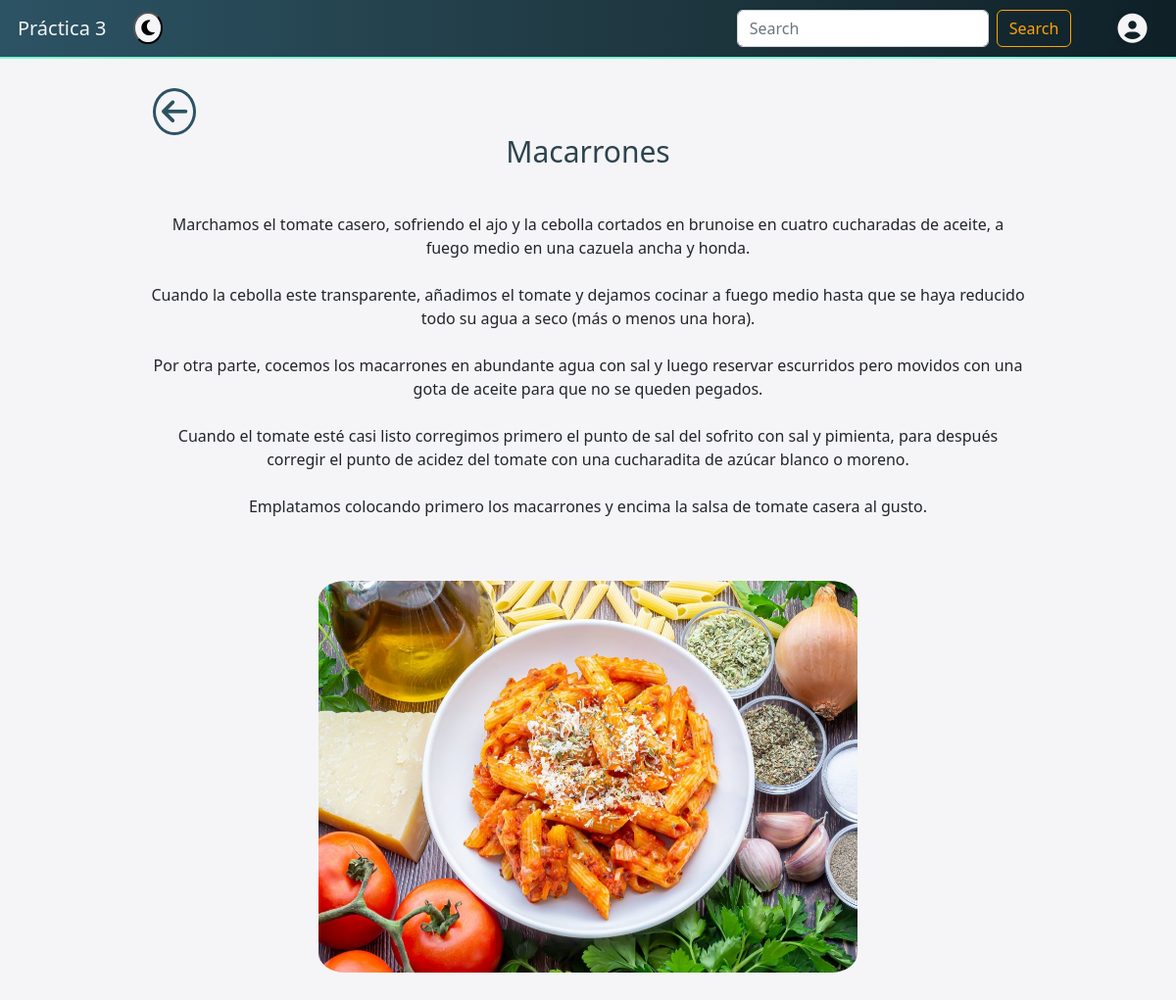
The app's page /recetas/63/ with its own data.
### recetas/models.py (models this page shows, shortened)
class Receta(models.Model):
	nombre       = models.CharField(max_length=200, validators=[validate_mayus])
	preparación  = models.TextField(max_length=5000, validators=[validate_mayus])
	foto         = models.FileField(upload_to='media/fotos')

### recetas/views.py (the view)
# urls.py: path('recetas/<int:id>/', views.detalles, name='detalles'),
def detalles(request, id):
    receta = Receta.objects.get(id = id)
    return render(request, "detalles.html", {'receta': receta})

### recetas/templates/detalles.html (shortened to what this page needs)
{% extends 'base.html' %}
{% block contenido %}
    {% load static %}
    <link rel="stylesheet" href="{% static 'css/detalles.css' %}">
    <a class="fas fa-arrow-left" href="/"></a>
    <div class="div-detalles-comida" id="div-detalles-comida">
        <br><br><br>
        <p class="p-detalles-titulo">{{receta.nombre}}</p>
        <br>
        <p class="p-detalles-receta">{{receta.preparación|linebreaksbr}}</p>
        <br><br>
        <img src="/{{receta.foto}}" class="detalles-imagen">
        <br>
    </div>
{% endblock %}

### recetas/static/css/base.css (style rules this page uses)
body { background-color: #f5f5f7; transition: .3s ease all; margin-bottom: 3%; }
.fas.fa-arrow-left { padding: 6px; position: absolute; margin-top: 2.5%; left: 13%; text-decoration: none; border: solid; border-radius: 100%; border-width: 3px; font-size: 30px; color: #2C5364; }

### recetas/static/css/detalles.css (style rules this page uses)
.div-detalles-comida { text-align: center; }
.p-detalles-titulo { text-align: center; color: #2d444e; font-weight: 500; font-size: 30px; }
.p-detalles-receta { font-size: 16px; margin-right: 10%; margin-left: 10%; }
.detalles-imagen { width: 550px; height: 400px; border-radius: 5%; margin-bottom: 5%; }

### records on screen
Receta: nombre "Macarrones", preparación "Marchamos el tomate casero, sofriendo el ajo y la cebolla cortados en brunoise en cuatro cucharadas de aceite, a fuego medio en una cazuela ancha y honda. Cuando la cebolla este transparente, añadimos el tomate y dejamos cocinar a fuego medio hasta que se haya reducido todo su agua a seco (más o menos una hora). Por otra parte, cocemos los macarrones en abundante agua con sal y luego reservar escurridos pero movidos con una gota de aceite para que no se queden pegados. Cuando el tomate esté casi listo corregimos primero el punto de sal del sofrito con sal y pimienta, para después corregir el punto de acidez del tomate con una cucharadita de azúcar blanco o moreno. Emplatamos colocando…", foto (picture)
